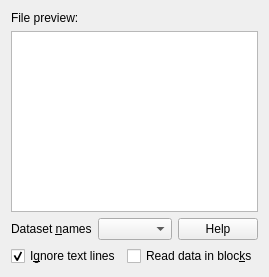
<?xml version="1.0" encoding="UTF-8"?>
<ui version="4.0">
 <class>standardtab</class>
 <widget class="QWidget" name="standardtab">
  <property name="geometry">
   <rect>
    <x>0</x>
    <y>0</y>
    <width>264</width>
    <height>277</height>
   </rect>
  </property>
  <layout class="QVBoxLayout" name="verticalLayout_5">
   <item>
    <widget class="QLabel" name="label_7">
     <property name="text">
      <string>File preview:</string>
     </property>
    </widget>
   </item>
   <item>
    <widget class="QTextEdit" name="previewedit">
     <property name="lineWrapMode">
      <enum>QTextEdit::NoWrap</enum>
     </property>
     <property name="readOnly">
      <bool>true</bool>
     </property>
    </widget>
   </item>
   <item>
    <layout class="QHBoxLayout">
     <property name="spacing">
      <number>6</number>
     </property>
     <property name="margin">
      <number>0</number>
     </property>
     <item>
      <widget class="QLabel" name="label_2">
       <property name="text">
        <string>Dataset &amp;names</string>
       </property>
       <property name="buddy">
        <cstring>descriptoredit</cstring>
       </property>
      </widget>
     </item>
     <item>
      <widget class="HistoryCombo" name="descriptoredit">
       <property name="toolTip">
        <string>The import descriptor, consisting of the dataset names used during import, e.g. &quot;x y&quot; or &quot;a[:]&quot;</string>
       </property>
      </widget>
     </item>
     <item>
      <widget class="QPushButton" name="helpbutton">
       <property name="text">
        <string>Help</string>
       </property>
      </widget>
     </item>
    </layout>
   </item>
   <item>
    <layout class="QHBoxLayout" name="horizontalLayout_2">
     <item>
      <widget class="HistoryCheck" name="ignoretextcheckbox">
       <property name="sizePolicy">
        <sizepolicy hsizetype="Expanding" vsizetype="Fixed">
         <horstretch>0</horstretch>
         <verstretch>0</verstretch>
        </sizepolicy>
       </property>
       <property name="toolTip">
        <string>Ignores lines consisting of text when importing the data</string>
       </property>
       <property name="text">
        <string>I&amp;gnore text lines</string>
       </property>
       <property name="checked">
        <bool>true</bool>
       </property>
      </widget>
     </item>
     <item>
      <widget class="HistoryCheck" name="blockcheckbox">
       <property name="sizePolicy">
        <sizepolicy hsizetype="Expanding" vsizetype="Fixed">
         <horstretch>0</horstretch>
         <verstretch>0</verstretch>
        </sizepolicy>
       </property>
       <property name="toolTip">
        <string>If this is selected, blank lines or the word &quot;no&quot; are used to separate the file into blocks. An underscore followed by the block number is added to the dataset names</string>
       </property>
       <property name="text">
        <string>Read data in bloc&amp;ks</string>
       </property>
      </widget>
     </item>
    </layout>
   </item>
  </layout>
 </widget>
 <customwidgets>
  <customwidget>
   <class>HistoryCombo</class>
   <extends>QComboBox</extends>
   <header>historycombo.h</header>
  </customwidget>
  <customwidget>
   <class>HistoryCheck</class>
   <extends>QCheckBox</extends>
   <header>historycheck.h</header>
  </customwidget>
 </customwidgets>
 <resources/>
 <connections/>
</ui>
